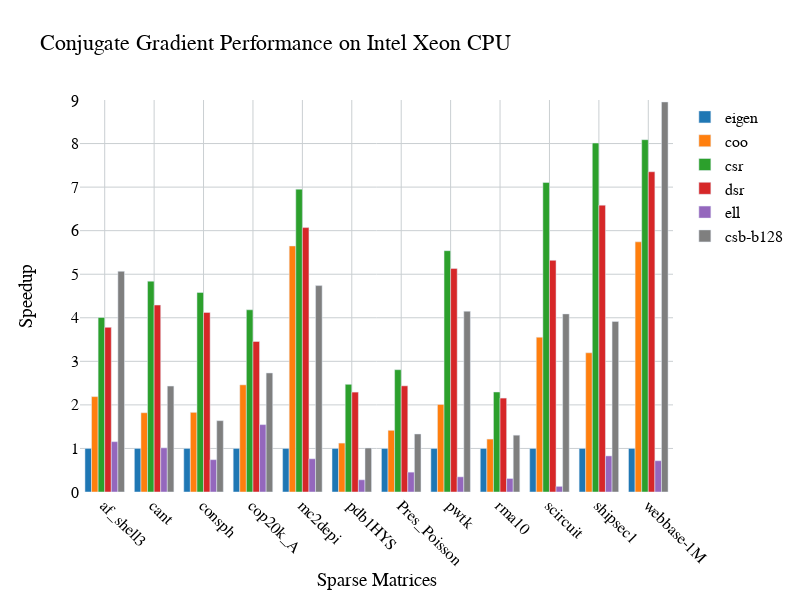

Notebook code for this chart:
### Code cell
import pandas as pd
import plotly.offline as py
import plotly.graph_objs as go

%matplotlib inline

py.init_notebook_mode(connected=True)

df = pd.read_csv('/home/edavis/Work/PolyhedralDataflowIR/data/cg_par.csv')

#par_type = 'GPU'
#bsizes = ['Small',  'Medium',  'Large']
#symbols = ['diamond', 'square', 'circle', 'cross']
colors = ['rgb(31, 119, 180)', 'rgb(255, 127, 14)',
        'rgb(44, 160, 44)', 'rgb(214, 39, 40)',
        'rgb(148, 103, 189)', 'rgb(140, 86, 75)',
        'rgb(227, 119, 194)', 'rgb(127, 127, 127)',
        'rgb(188, 189, 34)', 'rgb(23, 190, 207)']
xcol = 'matrix'
ycol = 'speedup' #'exec-time' #'insp-time'
groupcol = 'format'
msize = 16
lsize = 6
fname = 'Arial'
fcolor = 'black'
fsize = 16
dashes = ''

ncells = df[xcol].unique()
group_vals = df[groupcol].unique()
#print(group_vals)

#ncellstr = []
#ticklabels = bsizes
#for i in range(len(ncells)):
#    ncell = ncells[i]
#    bsize = bsizes[i]
#    if not np.isnan(ncell):
#        ncellstr.append('%s (N=%d)' % (bsize, ncell))
        
data = []
nseries = len(group_vals)
if (nseries > len(colors)):
    nseries = len(colors)

# Filter data...
sub = df.loc[df['nprocs'] == 28]
#sub = sub.loc[sub[groupcol] != 'ell']
sub = sub.loc[sub[groupcol] != 'csb-b64']
sub = sub.loc[sub[groupcol] != 'csb-b256']
sub = sub.loc[sub['matrix'] != 'mac_econ_fwd500']
sub = sub.loc[sub['matrix'] != 'tomographic1']

grp = sub.groupby(['format_']).mean()
print(grp)

for j in range(nseries):
    ser = sub.loc[sub[groupcol] == group_vals[j]]

    # Create a trace
    trace = go.Bar(
        x=ser[xcol],
        y=ser[ycol],
        name=group_vals[j],
        marker=dict(color=colors[j]),
    )

    data.append(trace)

legendpos = (0.6, 1.0)
#print(ticklabels)

# Edit the layout
layout = dict(
    font=dict(family=fname, size=fsize, color=fcolor),
    title='Conjugate Gradient Performance on Intel Xeon CPU',
    plot_bgcolor='rgba(0,0,0,0)',
    
    xaxis=dict(
        title='Sparse Matrices',
        tickangle=45,
    ),
    yaxis=dict(
        title='Speedup', #'Executor Time (s)',
        dtick=1.0,
        range=[0, 9],
        tickprefix='   ',
    ),
    width=800,
    height=600
)

fig = go.Figure(data=data, layout=layout)
fig.update_xaxes(showgrid=True, gridwidth=1, gridcolor='#CACFD2')
fig.update_yaxes(showgrid=True, gridwidth=1, gridcolor='#CACFD2')
#fig.update_layout(yaxis_type="log")
py.iplot(fig, filename='cg_perf')

### Figure 1 — Plotly figure (JSON) as saved in the notebook; plotly's stock layout.template omitted (floating-point values rounded to 4 significant figures)
{"data": [{"marker": {"color": "rgb(31, 119, 180)"}, "name": "eigen", "type": "bar", "x": ["af_shell3", "cant", "consph", "cop20k_A", "mc2depi", "pdb1HYS", "Pres_Poisson", "pwtk", "rma10", "scircuit", "shipsec1", "webbase-1M"], "y": [1, 1, 1, 1, 1, 1, 1, 1, 1, 1, 1, 1]}, {"marker": {"color": "rgb(255, 127, 14)"}, "name": "coo", "type": "bar", "x": ["af_shell3", "cant", "consph", "cop20k_A", "mc2depi", "pdb1HYS", "Pres_Poisson", "pwtk", "rma10", "scircuit", "shipsec1", "webbase-1M"], "y": [2.19, 1.82, 1.829, 2.46, 5.649, 1.123, 1.416, 2.009, 1.215, 3.554, 3.196, 5.744]}, {"marker": {"color": "rgb(44, 160, 44)"}, "name": "csr", "type": "bar", "x": ["af_shell3", "cant", "consph", "cop20k_A", "mc2depi", "pdb1HYS", "Pres_Poisson", "pwtk", "rma10", "scircuit", "shipsec1", "webbase-1M"], "y": [4.007, 4.841, 4.58, 4.183, 6.954, 2.473, 2.808, 5.541, 2.296, 7.105, 8.012, 8.089]}, {"marker": {"color": "rgb(214, 39, 40)"}, "name": "dsr", "type": "bar", "x": ["af_shell3", "cant", "consph", "cop20k_A", "mc2depi", "pdb1HYS", "Pres_Poisson", "pwtk", "rma10", "scircuit", "shipsec1", "webbase-1M"], "y": [3.78, 4.292, 4.123, 3.456, 6.07, 2.294, 2.438, 5.13, 2.156, 5.319, 6.586, 7.353]}, {"marker": {"color": "rgb(148, 103, 189)"}, "name": "ell", "type": "bar", "x": ["af_shell3", "cant", "consph", "cop20k_A", "mc2depi", "pdb1HYS", "Pres_Poisson", "pwtk", "rma10", "scircuit", "shipsec1", "webbase-1M"], "y": [1.156, 1.014, 0.7422, 1.547, 0.7626, 0.2803, 0.456, 0.3483, 0.3102, 0.1297, 0.8286, 0.718]}, {"marker": {"color": "rgb(140, 86, 75)"}, "name": "csb", "type": "bar", "x": [], "y": []}, {"marker": {"color": "rgb(227, 119, 194)"}, "name": "csb-b64", "type": "bar", "x": [], "y": []}, {"marker": {"color": "rgb(127, 127, 127)"}, "name": "csb-b128", "type": "bar", "x": ["af_shell3", "cant", "consph", "cop20k_A", "mc2depi", "pdb1HYS", "Pres_Poisson", "pwtk", "rma10", "scircuit", "shipsec1", "webbase-1M"], "y": [5.067, 2.433, 1.638, 2.733, 4.739, 1.01, 1.332, 4.15, 1.304, 4.089, 3.917, 8.955]}, {"marker": {"color": "rgb(188, 189, 34)"}, "name": "csb-b256", "type": "bar", "x": [], "y": []}], "layout": {"font": {"color": "black", "family": "Arial", "size": 16}, "height": 600, "plot_bgcolor": "rgba(0,0,0,0)", "title": {"text": "Conjugate Gradient Performance on Intel Xeon CPU"}, "width": 800, "xaxis": {"gridcolor": "#CACFD2", "gridwidth": 1, "showgrid": true, "tickangle": 45, "title": {"text": "Sparse Matrices"}}, "yaxis": {"dtick": 1, "gridcolor": "#CACFD2", "gridwidth": 1, "range": [0, 9], "showgrid": true, "tickprefix": "   ", "title": {"text": "Speedup"}}}}
